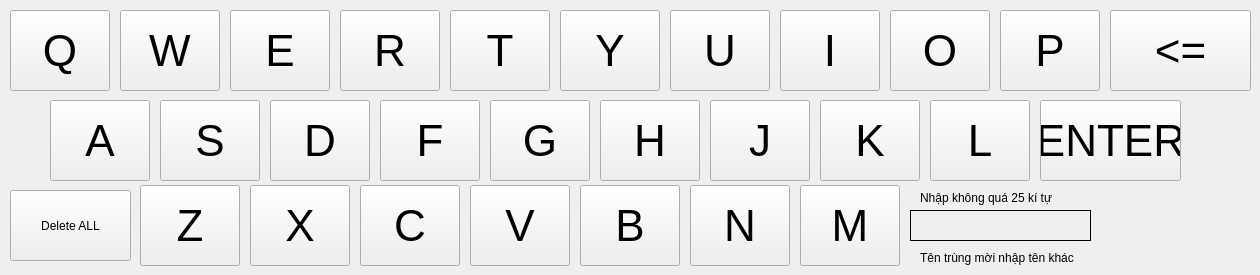
    <widget class="QWidget" name="ModuleKeyboard">
     <widget class="QPushButton" name="qButton">
      <property name="geometry">
       <rect>
        <x>10</x>
        <y>10</y>
        <width>100</width>
        <height>81</height>
       </rect>
      </property>
      <property name="font">
       <font>
        <pointsize>33</pointsize>
       </font>
      </property>
      <property name="text">
       <string>Q</string>
      </property>
     </widget>
     <widget class="QPushButton" name="rButton">
      <property name="geometry">
       <rect>
        <x>340</x>
        <y>10</y>
        <width>100</width>
        <height>81</height>
       </rect>
      </property>
      <property name="font">
       <font>
        <pointsize>33</pointsize>
       </font>
      </property>
      <property name="text">
       <string>R</string>
      </property>
     </widget>
     <widget class="QPushButton" name="eButton">
      <property name="geometry">
       <rect>
        <x>230</x>
        <y>10</y>
        <width>100</width>
        <height>81</height>
       </rect>
      </property>
      <property name="font">
       <font>
        <pointsize>33</pointsize>
       </font>
      </property>
      <property name="text">
       <string>E</string>
      </property>
     </widget>
     <widget class="QPushButton" name="tButton">
      <property name="geometry">
       <rect>
        <x>450</x>
        <y>10</y>
        <width>100</width>
        <height>81</height>
       </rect>
      </property>
      <property name="font">
       <font>
        <pointsize>33</pointsize>
       </font>
      </property>
      <property name="text">
       <string>T</string>
      </property>
     </widget>
     <widget class="QPushButton" name="wButton">
      <property name="geometry">
       <rect>
        <x>120</x>
        <y>10</y>
        <width>100</width>
        <height>81</height>
       </rect>
      </property>
      <property name="font">
       <font>
        <pointsize>33</pointsize>
       </font>
      </property>
      <property name="text">
       <string>W</string>
      </property>
     </widget>
     <widget class="QPushButton" name="pButton">
      <property name="geometry">
       <rect>
        <x>1000</x>
        <y>10</y>
        <width>100</width>
        <height>81</height>
       </rect>
      </property>
      <property name="font">
       <font>
        <pointsize>33</pointsize>
       </font>
      </property>
      <property name="text">
       <string>P</string>
      </property>
     </widget>
     <widget class="QPushButton" name="oButton">
      <property name="geometry">
       <rect>
        <x>890</x>
        <y>10</y>
        <width>100</width>
        <height>81</height>
       </rect>
      </property>
      <property name="font">
       <font>
        <pointsize>33</pointsize>
       </font>
      </property>
      <property name="text">
       <string>O</string>
      </property>
     </widget>
     <widget class="QPushButton" name="uButton">
      <property name="geometry">
       <rect>
        <x>670</x>
        <y>10</y>
        <width>100</width>
        <height>81</height>
       </rect>
      </property>
      <property name="font">
       <font>
        <pointsize>33</pointsize>
       </font>
      </property>
      <property name="text">
       <string>U</string>
      </property>
     </widget>
     <widget class="QPushButton" name="yButton">
      <property name="geometry">
       <rect>
        <x>560</x>
        <y>10</y>
        <width>100</width>
        <height>81</height>
       </rect>
      </property>
      <property name="font">
       <font>
        <pointsize>33</pointsize>
       </font>
      </property>
      <property name="text">
       <string>Y</string>
      </property>
     </widget>
     <widget class="QPushButton" name="iButton">
      <property name="geometry">
       <rect>
        <x>780</x>
        <y>10</y>
        <width>100</width>
        <height>81</height>
       </rect>
      </property>
      <property name="font">
       <font>
        <pointsize>33</pointsize>
       </font>
      </property>
      <property name="text">
       <string>I</string>
      </property>
     </widget>
     <widget class="QPushButton" name="backkeyboardButton">
      <property name="geometry">
       <rect>
        <x>1110</x>
        <y>10</y>
        <width>141</width>
        <height>81</height>
       </rect>
      </property>
      <property name="font">
       <font>
        <pointsize>33</pointsize>
       </font>
      </property>
      <property name="text">
       <string>&lt;=</string>
      </property>
     </widget>
     <widget class="QPushButton" name="lButton">
      <property name="geometry">
       <rect>
        <x>930</x>
        <y>100</y>
        <width>100</width>
        <height>81</height>
       </rect>
      </property>
      <property name="font">
       <font>
        <pointsize>33</pointsize>
       </font>
      </property>
      <property name="text">
       <string>L</string>
      </property>
     </widget>
     <widget class="QPushButton" name="kButton">
      <property name="geometry">
       <rect>
        <x>820</x>
        <y>100</y>
        <width>100</width>
        <height>81</height>
       </rect>
      </property>
      <property name="font">
       <font>
        <pointsize>33</pointsize>
       </font>
      </property>
      <property name="text">
       <string>K</string>
      </property>
     </widget>
     <widget class="QPushButton" name="aButton">
      <property name="geometry">
       <rect>
        <x>50</x>
        <y>100</y>
        <width>100</width>
        <height>81</height>
       </rect>
      </property>
      <property name="font">
       <font>
        <pointsize>33</pointsize>
       </font>
      </property>
      <property name="text">
       <string>A</string>
      </property>
     </widget>
     <widget class="QPushButton" name="gButton">
      <property name="geometry">
       <rect>
        <x>490</x>
        <y>100</y>
        <width>100</width>
        <height>81</height>
       </rect>
      </property>
      <property name="font">
       <font>
        <pointsize>33</pointsize>
       </font>
      </property>
      <property name="text">
       <string>G</string>
      </property>
     </widget>
     <widget class="QPushButton" name="fButton">
      <property name="geometry">
       <rect>
        <x>380</x>
        <y>100</y>
        <width>100</width>
        <height>81</height>
       </rect>
      </property>
      <property name="font">
       <font>
        <pointsize>33</pointsize>
       </font>
      </property>
      <property name="text">
       <string>F</string>
      </property>
     </widget>
     <widget class="QPushButton" name="jButton">
      <property name="geometry">
       <rect>
        <x>710</x>
        <y>100</y>
        <width>100</width>
        <height>81</height>
       </rect>
      </property>
      <property name="font">
       <font>
        <pointsize>33</pointsize>
       </font>
      </property>
      <property name="text">
       <string>J</string>
      </property>
     </widget>
     <widget class="QPushButton" name="hButton">
      <property name="geometry">
       <rect>
        <x>600</x>
        <y>100</y>
        <width>100</width>
        <height>81</height>
       </rect>
      </property>
      <property name="font">
       <font>
        <pointsize>33</pointsize>
       </font>
      </property>
      <property name="text">
       <string>H</string>
      </property>
     </widget>
     <widget class="QPushButton" name="dButton">
      <property name="geometry">
       <rect>
        <x>270</x>
        <y>100</y>
        <width>100</width>
        <height>81</height>
       </rect>
      </property>
      <property name="font">
       <font>
        <pointsize>33</pointsize>
       </font>
      </property>
      <property name="text">
       <string>D</string>
      </property>
     </widget>
     <widget class="QPushButton" name="sButton">
      <property name="geometry">
       <rect>
        <x>160</x>
        <y>100</y>
        <width>100</width>
        <height>81</height>
       </rect>
      </property>
      <property name="font">
       <font>
        <pointsize>33</pointsize>
       </font>
      </property>
      <property name="text">
       <string>S</string>
      </property>
     </widget>
     <widget class="QPushButton" name="enterButtonKeyBoard">
      <property name="geometry">
       <rect>
        <x>1040</x>
        <y>100</y>
        <width>141</width>
        <height>81</height>
       </rect>
      </property>
      <property name="font">
       <font>
        <pointsize>33</pointsize>
       </font>
      </property>
      <property name="text">
       <string>ENTER</string>
      </property>
     </widget>
     <widget class="QPushButton" name="mButton">
      <property name="geometry">
       <rect>
        <x>800</x>
        <y>185</y>
        <width>100</width>
        <height>81</height>
       </rect>
      </property>
      <property name="font">
       <font>
        <pointsize>33</pointsize>
       </font>
      </property>
      <property name="text">
       <string>M</string>
      </property>
     </widget>
     <widget class="QPushButton" name="zButton">
      <property name="geometry">
       <rect>
        <x>140</x>
        <y>185</y>
        <width>100</width>
        <height>81</height>
       </rect>
      </property>
      <property name="font">
       <font>
        <pointsize>33</pointsize>
       </font>
      </property>
      <property name="text">
       <string>Z</string>
      </property>
     </widget>
     <widget class="QPushButton" name="bButton">
      <property name="geometry">
       <rect>
        <x>580</x>
        <y>185</y>
        <width>100</width>
        <height>81</height>
       </rect>
      </property>
      <property name="font">
       <font>
        <pointsize>33</pointsize>
       </font>
      </property>
      <property name="text">
       <string>B</string>
      </property>
     </widget>
     <widget class="QPushButton" name="xButton">
      <property name="geometry">
       <rect>
        <x>250</x>
        <y>185</y>
        <width>100</width>
        <height>81</height>
       </rect>
      </property>
      <property name="font">
       <font>
        <pointsize>33</pointsize>
       </font>
      </property>
      <property name="text">
       <string>X</string>
      </property>
     </widget>
     <widget class="QPushButton" name="nButton">
      <property name="geometry">
       <rect>
        <x>690</x>
        <y>185</y>
        <width>100</width>
        <height>81</height>
       </rect>
      </property>
      <property name="font">
       <font>
        <pointsize>33</pointsize>
       </font>
      </property>
      <property name="text">
       <string>N</string>
      </property>
     </widget>
     <widget class="QPushButton" name="vButton">
      <property name="geometry">
       <rect>
        <x>470</x>
        <y>185</y>
        <width>100</width>
        <height>81</height>
       </rect>
      </property>
      <property name="font">
       <font>
        <pointsize>33</pointsize>
       </font>
      </property>
      <property name="text">
       <string>V</string>
      </property>
     </widget>
     <widget class="QPushButton" name="cButton">
      <property name="geometry">
       <rect>
        <x>360</x>
        <y>185</y>
        <width>100</width>
        <height>81</height>
       </rect>
      </property>
      <property name="font">
       <font>
        <pointsize>33</pointsize>
       </font>
      </property>
      <property name="text">
       <string>C</string>
      </property>
     </widget>
     <widget class="QLabel" name="nhapText">
      <property name="geometry">
       <rect>
        <x>910</x>
        <y>210</y>
        <width>181</width>
        <height>31</height>
       </rect>
      </property>
      <property name="frameShape">
       <enum>QFrame::Panel</enum>
      </property>
      <property name="text">
       <string/>
      </property>
     </widget>
     <widget class="QLabel" name="label_3">
      <property name="geometry">
       <rect>
        <x>920</x>
        <y>190</y>
        <width>181</width>
        <height>16</height>
       </rect>
      </property>
      <property name="text">
       <string>Nhập không quá 25 kí tự</string>
      </property>
     </widget>
     <widget class="QPushButton" name="deleteButton">
      <property name="geometry">
       <rect>
        <x>10</x>
        <y>190</y>
        <width>121</width>
        <height>71</height>
       </rect>
      </property>
      <property name="text">
       <string>Delete ALL</string>
      </property>
     </widget>
     <widget class="QLabel" name="label_9">
      <property name="geometry">
       <rect>
        <x>920</x>
        <y>250</y>
        <width>171</width>
        <height>16</height>
       </rect>
      </property>
      <property name="text">
       <string>Tên trùng mời nhập tên khác</string>
      </property>
     </widget>
    </widget>
